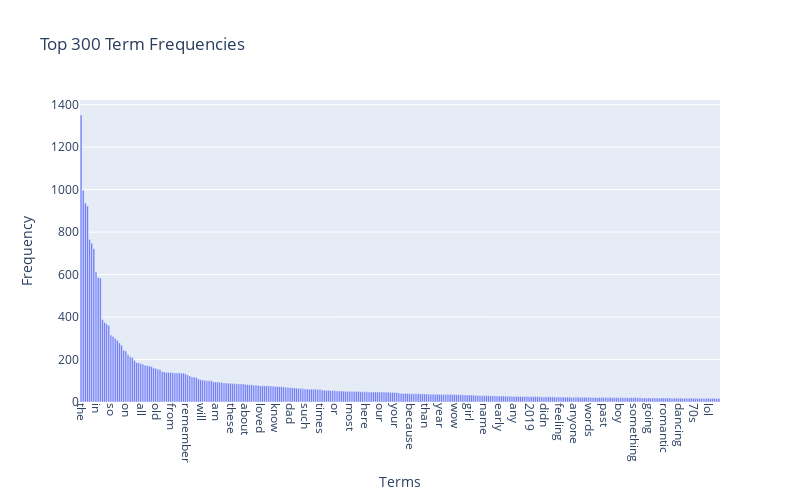

Notebook code for this chart:
### Code cell
# Choose top 300 terms
import plotly.express as px
top_n_terms = 300

term_frequencies = np.asarray(X_counts.sum(axis=0))[0]
terms = count_vect.get_feature_names_out()

#sorting
terms_with_freq = sorted(zip(terms, term_frequencies), key=lambda x: x[1], reverse=True)

top_terms = [term for term, freq in terms_with_freq[:top_n_terms]]
top_frequencies = [freq for term, freq in terms_with_freq[:top_n_terms]]

# Using Plotly 
df_plot = pd.DataFrame({"Term": top_terms, "Frequency": top_frequencies})

fig = px.bar(df_plot, x="Term", y="Frequency", title=f"Top {top_n_terms} Term Frequencies", 
             labels={"Term": "Terms", "Frequency": "Frequency"}, width=800, height=500)
fig.update_layout(xaxis=dict(tickangle=90))
fig.show()

### Figure 1 — Plotly figure (JSON) as saved in the notebook; plotly's stock layout.template omitted (floating-point values rounded to 4 significant figures; data arrays with more than 128 entries replaced by an {"elided": "..."} marker saying what was removed)
{"data": [{"alignmentgroup": "True", "hovertemplate": "Terms=%{x}<br>Frequency=%{y}<extra></extra>", "legendgroup": "", "marker": {"color": "#636efa", "pattern": {"shape": ""}}, "name": "", "offsetgroup": "", "orientation": "v", "showlegend": false, "textposition": "auto", "type": "bar", "x": {"elided": "300 str values"}, "xaxis": "x", "y": {"elided": "300 int values"}, "yaxis": "y"}], "layout": {"barmode": "relative", "height": 500, "legend": {"tracegroupgap": 0}, "title": {"text": "Top 300 Term Frequencies"}, "width": 800, "xaxis": {"anchor": "y", "autorange": true, "domain": [0, 1], "range": [-0.5, 299.5], "tickangle": 90, "title": {"text": "Terms"}, "type": "category"}, "yaxis": {"anchor": "x", "autorange": true, "domain": [0, 1], "range": [0, 1422.0], "title": {"text": "Frequency"}, "type": "linear"}}}
